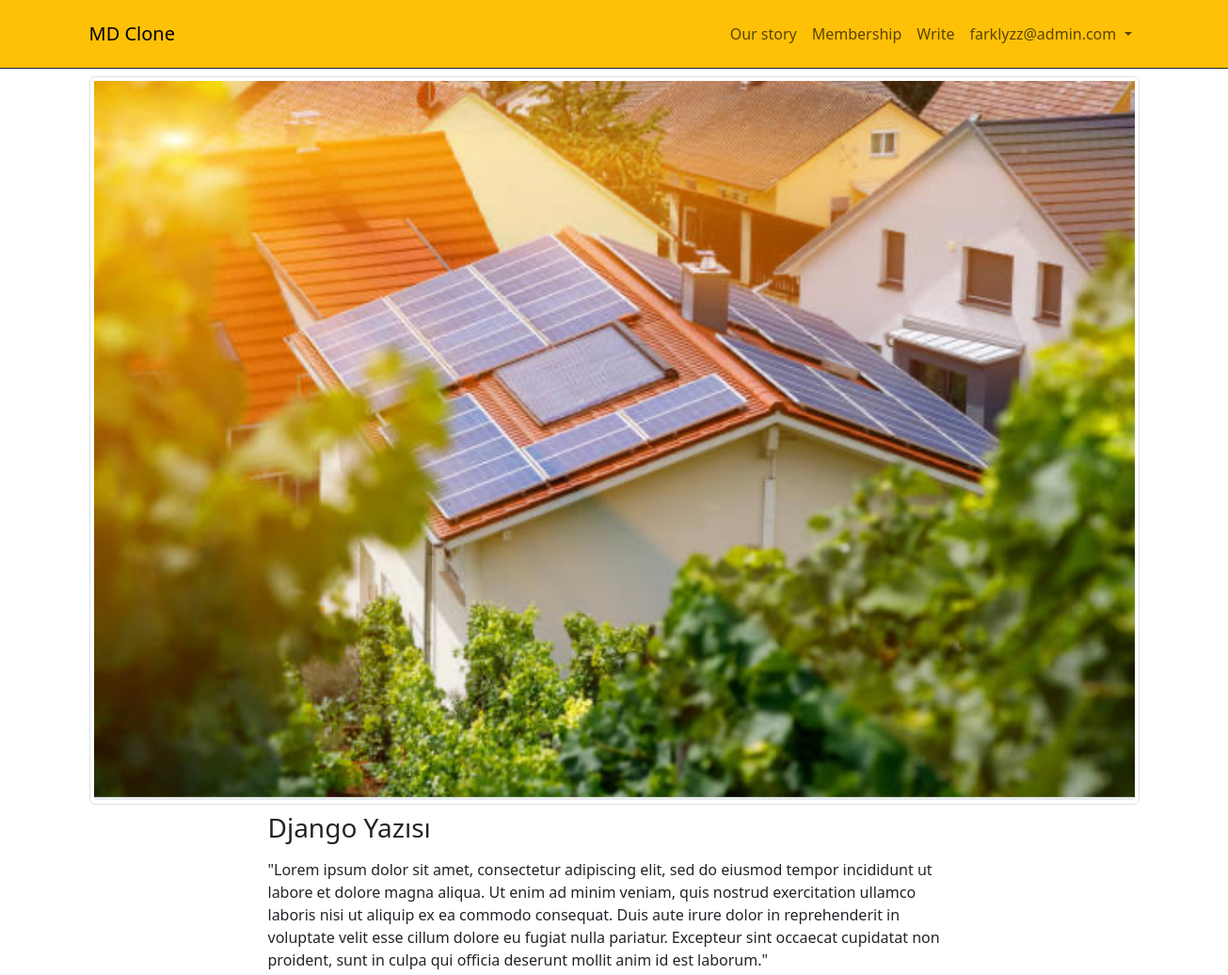
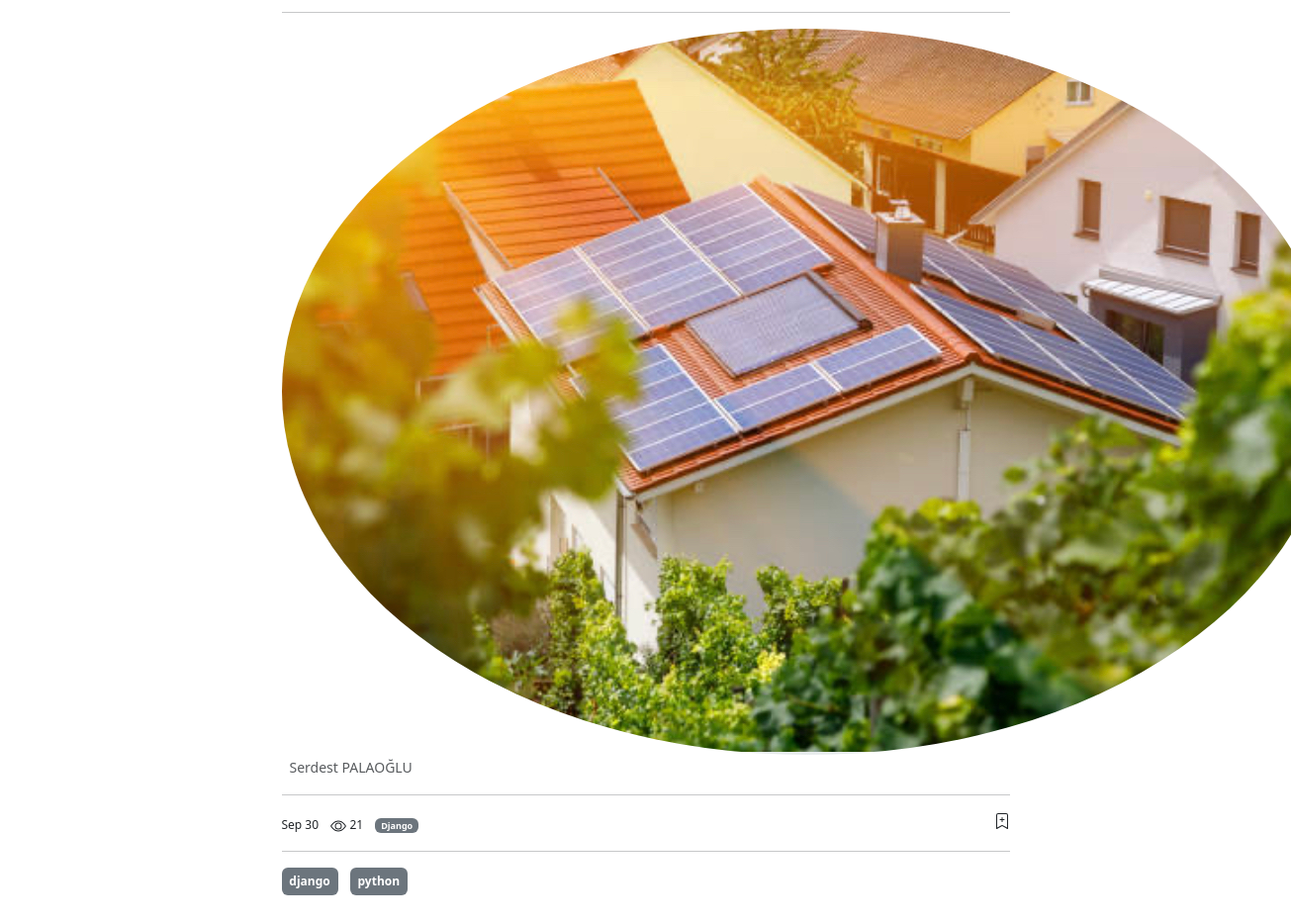
Screenshot of /read/palaoglu-serdest/django-yazs/ (signed in) with the database file from the repository (2 pictures, top to bottom).
### blog/models.py (models this page shows, shortened)
class BaseModel(models.Model):
    title = models.CharField(max_length=200)
    slug = AutoSlugField(populate_from='title', unique=True)
    is_active = models.BooleanField(default=True)
    created_at = models.DateTimeField(auto_now_add=True)
    updated_at = models.DateTimeField(auto_now=True)
    class Meta:
        abstract = True
        ordering = ('title',)

class BlogPost(BaseModel):
    user = models.ForeignKey(User, on_delete=models.CASCADE)
    content = HTMLField(blank=True, null=True)
    category = models.ForeignKey(Category, on_delete=models.SET_NULL, null=True)
    tag = models.ManyToManyField(Tag,)
    cover_image = models.ImageField(upload_to='post')
    view_count = models.PositiveBigIntegerField(default=0)
    class Meta:
        ordering = ('-created_at',)

class Category(BaseModel):
    def __str__(self):
        return self.title
    def get_absolute_url(self):
        return reverse(
            'blog:category_view',
            kwargs={
                "category_slug": self.slug
            }
        )

class Tag(BaseModel):
    def get_absolute_url(self):
        return reverse(
            'blog:tag_view',
            kwargs={
                "tag_slug": self.slug
            }
        )

### user_profile/models.py (models this page shows)
class Profile(models.Model):
    user = models.OneToOneField(User, on_delete=models.CASCADE)
    avatar = models.ImageField(upload_to='avatar')
    instagram = models.CharField(max_length=200)
    slug = models.SlugField(max_length=200)
    info = tinymce_models.HTMLField(blank=True, null=True)
    def get_all_posts_url(self):
        return reverse(
            'read:all_posts_view',
            kwargs={
                "user_slug": self.slug
            }
        )
    def get_profile_edit_url(self):
        return reverse(
            'user_profile:profile_edit_view'
        )

### read/views.py (the view)
# urls.py: path('<slug:user_slug>/<slug:post_slug>/',post_detail_view , name='post_detail_view'),
def post_detail_view(request, user_slug, post_slug):
    post = get_object_or_404(BlogPost, slug=post_slug, is_active=True)
    post.view_count +=1
    post.save()
    context = dict(
        post=post,
    )
    return render(request, 'read/post_detail.html', context)

### read/templates/read/post_detail.html (shortened to what this page needs)
{% extends 'core/base.html' %}
{% block content %}
<div class="container mt-2">
            {% include 'read/components/post.html' %}
    </div>
{% endblock content %}

### templates/core/navbar.html (shortened to what this page needs)
<nav class="navbar navbar-expand-lg bg-warning border-bottom border-dark">
    <div class="container py-2">
        <a class="navbar-brand" href="{% url 'home_view' %}">MD Clone</a>
        <ul class="navbar-nav ms-auto">
            <li class="nav-item">
                <a class="nav-link" href="#">Our story</a>
            </li>
            <li class="nav-item">
                <a class="nav-link" href="#">Membership</a>
            </li>
            <li class="nav-item">
                <a class="nav-link" href="{% url 'blog:create_blog_post_view' %}">Write</a>
            </li>
            {% if request.user.is_authenticated %}
            <li class="nav-item dropdown">
                <a class="nav-link dropdown-toggle" href="{% url 'user_profile:profile_edit_view' %}" role="button" data-bs-toggle="dropdown" aria-expanded="false">
                    {{ request.user.username }}
                </a>
            </li>
            {% endif %}
        </ul>
    </div>
</nav>

### read/templates/read/components/post.html (shortened to what this page needs)
{% load thumbnail %}
<article class="row mb-3">
    <div class="col-sm-12">
        <img src="{{ post.cover_image|thumbnail_url:'page' }}" alt="" class="w-100 img-thumbnail">
    </div>
    <div class="col-sm-8 offset-sm-2">
        <h3 class="mt-2">{{ post.title }}</h3>
        <p class="text-muted">
            {{ post.content|safe}}
        </p>
        <hr>
        <div>
            <a href="{{ post.user.profile.get_all_posts_url  }}" class="text-decoration-none text-muted">
                <img src="{{ post.user.profile.avatar|thumbnail_url:'avatar' }}" class="rounded-circle" alt="">
                <small class="ms-2">{{ post.user.get_full_name }}</small>
            </a>
        </div>
        <hr>
        <ul class="list-inline">
            <li class="list-inline-item fs-12">Sep 30</li>
            <li class="list-inline-item fs-12">
                   {{ post.view_count }}
            </li>
            <li class="list-inline-item fs-12">
                <span class="badge bg-secondary">
                    <a href="{{ post.category.get_absolute_url }}" class="text-decoration-none text-white">{{ post.category }}</a>
                </span>
            </li>
            <li class="list-inline-item fs-12 float-end">
            </li>
        </ul>
        <hr>
        <ul class="list-inline mt-3">
            {% for tag in post.tag.all %}
                <li class="list-inline-item">
                    <a class="badge bg-secondary text-decoration-none text-white py-2" href="{{ tag.get_absolute_url }}" role="button">{{ tag.title }}</a>
                </li>
            {% endfor %}
        </ul>
    </div>
</article>

### static_files/css/style.css (style rules this page uses)
.fs-12 { font-size: 12px; }

### rows the page displays
BlogPost: cover_image|thumbnail_url (picture), title "Django Yazısı", content "\"Lorem ipsum dolor sit amet, consectetur adipiscing elit, sed do eiusmod tempor incididunt ut labore et dolore magna aliqua. Ut enim ad minim veniam, quis nostrud exercitation ullamco laboris nisi ut aliquip ex ea commodo consequat. Duis aute irure dolor in reprehenderit in voluptate velit esse cillum dolore eu fugiat nulla pariatur. Excepteur sint occaecat cupidatat non proident, sunt in culpa qui officia deserunt mollit anim id est laborum.\"", user.profile.avatar|thumbnail_url (picture), user.get_full_name "Serdest PALAOĞLU", view_count "21", category "Django"
Tag: title "django"
Tag: title "python"

### other values shown
{{ request.user.username }} "farklyzz@admin.com"
